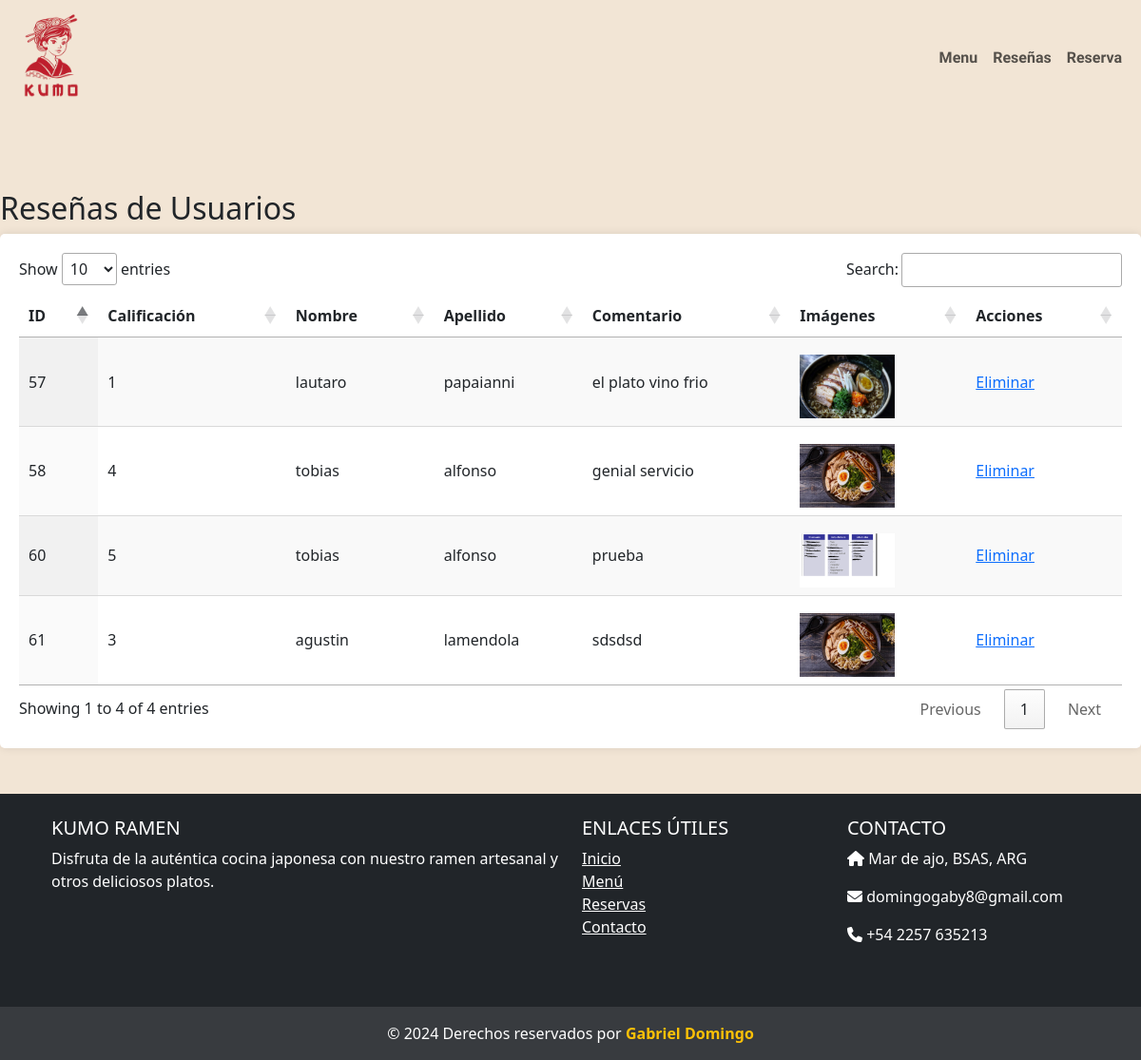
Screenshot of /website/admin_resenias.php (signed in) with the database file from the repository.
### tables this page shows
CREATE TABLE `resenias` (
  `id_resenia` int(60) NOT NULL,
  `calificacion` int(60) NOT NULL,
  `comentario` text NOT NULL,
  `imagen` varchar(255) NOT NULL,
  `id_cliente` int(60) NOT NULL
);

CREATE TABLE `clientes` (
  `id_cliente` int(10) NOT NULL,
  `nombre` varchar(50) NOT NULL,
  `apellido` varchar(50) NOT NULL,
  `celular` int(30) NOT NULL,
  `mail` varchar(60) NOT NULL,
  `usuario` varchar(50) NOT NULL,
  `contrasenia` varchar(50) NOT NULL,
  `tipo_usuario` int(10) NOT NULL
);

### website/admin_resenias.php (the view, shortened to what this page needs)
<?php include "header.php" ?>
<?php include "conexion.php" ?>
<?php
$query = "SELECT r.*, c.nombre, c.apellido FROM resenias r JOIN clientes c ON r.id_cliente = c.id_cliente ORDER BY r.id_resenia DESC";
$result = mysqli_query($conexion, $query);
?>
<h2>Reseñas de Usuarios</h2>
<div style="background-color: white; padding: 20px; border-radius: 5px; box-shadow: 0 0 10px rgba(0,0,0,0.1);">
    <table id="reseniasTable" class="display" style="width:100%">
        <thead>
            <tr>
                <th>ID</th>
                <th>Calificación</th>
                <th>Nombre</th>
                <th>Apellido</th>
                <th>Comentario</th>
                <th>Imágenes</th>
                <th>Acciones</th>
            </tr>
        </thead>
        <tbody>
            <?php
            if (mysqli_num_rows($result) > 0) {
                while ($row = mysqli_fetch_assoc($result)) {
                    echo "<tr>
                            <td>" . htmlspecialchars($row['id_resenia']) . "</td>
                            <td>" . htmlspecialchars($row['calificacion']) . "</td>
                            <td>" . htmlspecialchars($row['nombre']) . "</td>
                            <td>" . htmlspecialchars($row['apellido']) . "</td>
                            <td>" . htmlspecialchars($row['comentario']) . "</td>
                            <td>";
                    $imagenes = explode(',', $row['imagen']);
                    foreach ($imagenes as $imagen) {
                        echo "<img src='" . htmlspecialchars($imagen) . "' class='card-img' alt='Imagen de reseña' style='width: 100px; height: auto;'>";
                    }
                    echo "</td>
                            <td>
                                <a href='#' class='delete-button' data-id='" . htmlspecialchars($row['id_resenia']) . "'>Eliminar</a>
                            </td>
                        </tr>";
                }
            } else {
                echo "<tr><td colspan='7'>No hay reseñas disponibles.</td></tr>";
            }
            ?>
        </tbody>
    </table>
</div>
<link rel="stylesheet" type="text/css" href="https://cdn.datatables.net/1.11.5/css/jquery.dataTables.css">
<link rel="stylesheet" href="https://cdn.jsdelivr.net/npm/sweetalert2@11/dist/sweetalert2 .min.css">
<?php include "footer.php" ?>

### website/estilos/style.css (style rules this page uses)
* { padding: 0%; margin: 0%; box-sizing: border-box; }
.entero { background-color: #F2E5D5; padding-top: 100px; background-size: cover; background-repeat: no-repeat; background-position: center; background-attachment: fixed; }
a { color: #4CAF50; text-decoration: none; }
.card-img { max-width: 100%; height: auto; margin-top: 10px; }
@media (min-width: 901px) { h2 { font-size: 24px; } }

### rows the page displays
resenias: id_resenia "61", calificacion "3", id_cliente.nombre "agustin", id_cliente.apellido "lamendola", comentario "sdsdsd", imagen (picture)
resenias: id_resenia "60", calificacion "5", id_cliente.nombre "tobias", id_cliente.apellido "alfonso", comentario "prueba", imagen (picture)
resenias: id_resenia "58", calificacion "4", id_cliente.nombre "tobias", id_cliente.apellido "alfonso", comentario "genial servicio", imagen (picture)
resenias: id_resenia "57", calificacion "1", id_cliente.nombre "lautaro", id_cliente.apellido "papaianni", comentario "el plato vino frio", imagen (picture)
